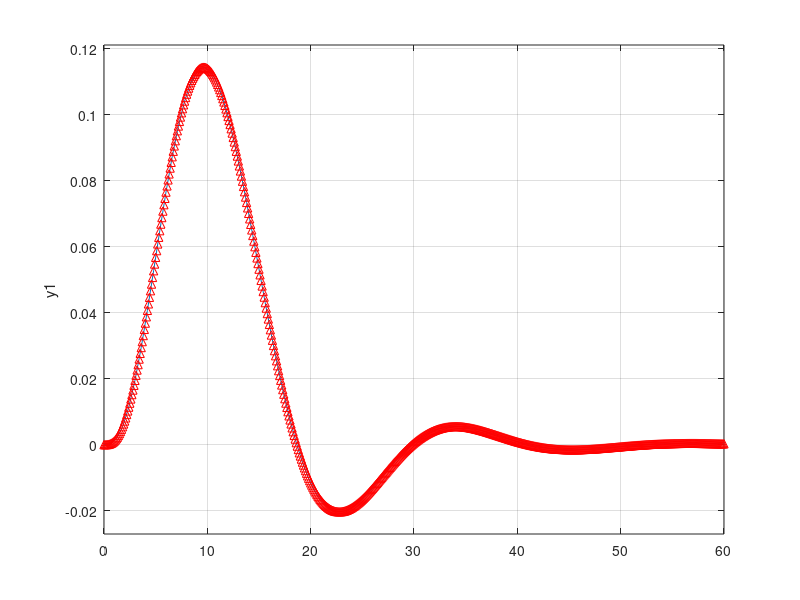
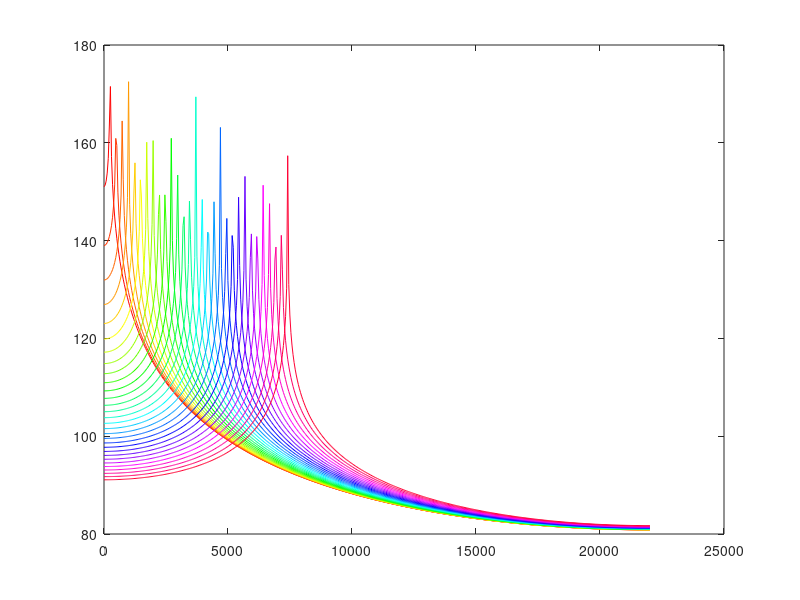
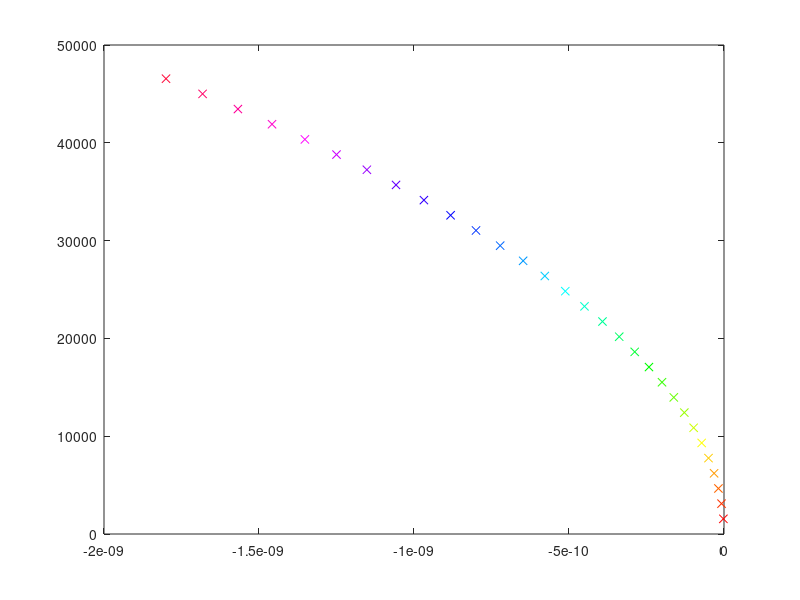

Write MATLAB code to recreate these figures, in order.
%%

[b,a] = butter(4,0.3,'s'); 
[bz,az] = impinvar(b,a,10);
sys = tf(b,a)
impulse(sys);
hold on;
impz(10*bz,az,[],10);


%%

%            b*z
% G = -----------------
%     z^2 + c_1*z + c_0

clear;

filters = 30;

l = 0.65;
Ts = 60.97;
rho = 1140;
A = 0.5188*10^-6;
m = 1:filters;

T = 44100;
seconds = 2;
samples = seconds*T;
inputdata = [1 zeros(1,samples-1)];

H = [];
sigmas = [];
omegas = [];

if(findobj('type','figure','name','freqs'))
    freqs = figure(findobj('type','figure','name','freqs'));
else
    freqs = figure('name','freqs');
end

cc=hsv(filters);

for i = m;
	sigma = -0.000000000002*i^2;
	omega = i*(pi/l)*sqrt(Ts/(rho*A));
	
	sigmas = [sigmas sigma];
	omegas = [omegas omega];
	
	b = T*sin(omega*1/T)/(omega*1/T);
	c1 = -2*exp(sigma*1/T)*cos(omega*1/T);
	c0 = exp(2*sigma*1/T);
	
	num = [0 b 0];
	den = [1 c1 c0];
	
	%H = [H tf(num, den, 0.1)]

	[h,w] = freqz(num,den,[], T);
	plot(w,20*log10(abs(h)),'color',cc(i,:));
	pause(0.1);
	hold on
end

hold off

if(findobj('type','figure','name','sebene'))
    sebene = figure(findobj('type','figure','name','sebene'));
else
    sebene = figure('name','sebene');
end

for i = m;
	plot(sigmas(i),omegas(i), 'x-','color',cc(i,:));
	hold on
end;

hold off

%sound(impulse(H,2),T);
